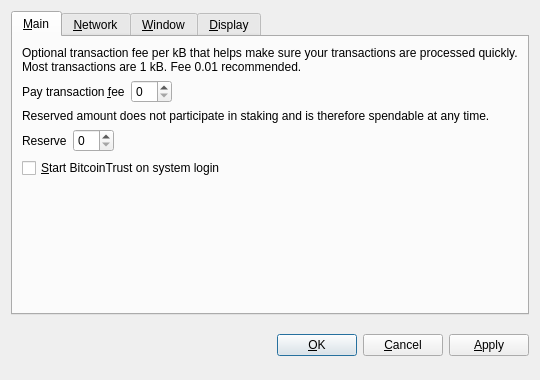
<?xml version="1.0" encoding="UTF-8"?>
<ui version="4.0">
 <class>OptionsDialog</class>
 <widget class="QDialog" name="OptionsDialog">
  <property name="geometry">
   <rect>
    <x>0</x>
    <y>0</y>
    <width>540</width>
    <height>380</height>
   </rect>
  </property>
  <property name="windowTitle">
   <string>Options</string>
  </property>
  <property name="modal">
   <bool>true</bool>
  </property>
  <layout class="QVBoxLayout" name="verticalLayout">
   <item>
    <widget class="QTabWidget" name="tabWidget">
     <property name="tabPosition">
      <enum>QTabWidget::North</enum>
     </property>
     <property name="currentIndex">
      <number>0</number>
     </property>
     <widget class="QWidget" name="tabMain">
      <attribute name="title">
       <string>&amp;Main</string>
      </attribute>
      <layout class="QVBoxLayout" name="verticalLayout_Main">
       <item>
        <widget class="QLabel" name="transactionFeeInfoLabel">
         <property name="text">
          <string>Optional transaction fee per kB that helps make sure your transactions are processed quickly. Most transactions are 1 kB. Fee 0.01 recommended.</string>
         </property>
         <property name="textFormat">
          <enum>Qt::PlainText</enum>
         </property>
         <property name="wordWrap">
          <bool>true</bool>
         </property>
        </widget>
       </item>
       <item>
        <layout class="QHBoxLayout" name="horizontalLayoutFee">
         <item>
          <widget class="QLabel" name="transactionFeeLabel">
           <property name="text">
            <string>Pay transaction &amp;fee</string>
           </property>
           <property name="textFormat">
            <enum>Qt::PlainText</enum>
           </property>
           <property name="buddy">
            <cstring>transactionFee</cstring>
           </property>
          </widget>
         </item>
         <item>
          <widget class="BitcoinAmountField" name="transactionFee"/>
         </item>
         <item>
          <spacer name="horizontalSpacerFee">
           <property name="orientation">
            <enum>Qt::Horizontal</enum>
           </property>
           <property name="sizeHint" stdset="0">
            <size>
             <width>40</width>
             <height>20</height>
            </size>
           </property>
          </spacer>
         </item>
        </layout>
       </item>
       <item>
        <widget class="QLabel" name="reserveBalanceInfoLabel">
         <property name="text">
          <string>Reserved amount does not participate in staking and is therefore spendable at any time.</string>
         </property>
         <property name="textFormat">
          <enum>Qt::PlainText</enum>
         </property>
         <property name="wordWrap">
          <bool>true</bool>
         </property>
        </widget>
       </item>
       <item>
        <layout class="QHBoxLayout" name="horizontalLayoutReserveBalance">
         <item>
          <widget class="QLabel" name="reserveBalanceLabel">
           <property name="text">
            <string>Reserve</string>
           </property>
           <property name="textFormat">
            <enum>Qt::PlainText</enum>
           </property>
           <property name="buddy">
            <cstring>reserveBalance</cstring>
           </property>
          </widget>
         </item>
         <item>
          <widget class="BitcoinAmountField" name="reserveBalance"/>
         </item>
         <item>
          <spacer name="horizontalSpacerReserveBalance">
           <property name="orientation">
            <enum>Qt::Horizontal</enum>
           </property>
           <property name="sizeHint" stdset="0">
            <size>
             <width>40</width>
             <height>20</height>
            </size>
           </property>
          </spacer>
         </item>
        </layout>
       </item>
       <item>
        <widget class="QCheckBox" name="bitcoinAtStartup">
         <property name="toolTip">
          <string>Automatically start BitcoinTrust after logging in to the system.</string>
         </property>
         <property name="text">
          <string>&amp;Start BitcoinTrust on system login</string>
         </property>
        </widget>
       </item>
       <item>
        <spacer name="verticalSpacer_Main">
         <property name="orientation">
          <enum>Qt::Vertical</enum>
         </property>
         <property name="sizeHint" stdset="0">
          <size>
           <width>20</width>
           <height>40</height>
          </size>
         </property>
        </spacer>
       </item>
      </layout>
     </widget>
     <widget class="QWidget" name="tabNetwork">
      <attribute name="title">
       <string>&amp;Network</string>
      </attribute>
      <layout class="QVBoxLayout" name="verticalLayout_Network">
       <item>
        <widget class="QCheckBox" name="mapPortUpnp">
         <property name="toolTip">
          <string>Automatically open the BitcoinTrust client port on the router. This only works when your router supports UPnP and it is enabled.</string>
         </property>
         <property name="text">
          <string>Map port using &amp;UPnP</string>
         </property>
        </widget>
       </item>
       <item>
        <widget class="QCheckBox" name="connectSocks">
         <property name="toolTip">
          <string>Connect to the BitcoinTrust network through a SOCKS5 proxy (e.g. when connecting through Tor).</string>
         </property>
         <property name="text">
          <string>&amp;Connect through SOCKS5 proxy:</string>
         </property>
        </widget>
       </item>
       <item>
        <layout class="QHBoxLayout" name="horizontalLayout_Network">
         <item>
          <widget class="QLabel" name="proxyIpLabel">
           <property name="text">
            <string>Proxy &amp;IP:</string>
           </property>
           <property name="textFormat">
            <enum>Qt::PlainText</enum>
           </property>
           <property name="buddy">
            <cstring>proxyIp</cstring>
           </property>
          </widget>
         </item>
         <item>
          <widget class="QValidatedLineEdit" name="proxyIp">
           <property name="maximumSize">
            <size>
             <width>140</width>
             <height>16777215</height>
            </size>
           </property>
           <property name="toolTip">
            <string>IP address of the proxy (e.g. 127.0.0.1)</string>
           </property>
          </widget>
         </item>
         <item>
          <widget class="QLabel" name="proxyPortLabel">
           <property name="text">
            <string>&amp;Port:</string>
           </property>
           <property name="textFormat">
            <enum>Qt::PlainText</enum>
           </property>
           <property name="buddy">
            <cstring>proxyPort</cstring>
           </property>
          </widget>
         </item>
         <item>
          <widget class="QLineEdit" name="proxyPort">
           <property name="maximumSize">
            <size>
             <width>55</width>
             <height>16777215</height>
            </size>
           </property>
           <property name="toolTip">
            <string>Port of the proxy (e.g. 9050)</string>
           </property>
          </widget>
         </item>
         <item>
          <spacer name="horizontalSpacer_Network">
           <property name="orientation">
            <enum>Qt::Horizontal</enum>
           </property>
           <property name="sizeHint" stdset="0">
            <size>
             <width>40</width>
             <height>20</height>
            </size>
           </property>
          </spacer>
         </item>
        </layout>
       </item>
       <item>
        <spacer name="verticalSpacer_Network">
         <property name="orientation">
          <enum>Qt::Vertical</enum>
         </property>
         <property name="sizeHint" stdset="0">
          <size>
           <width>20</width>
           <height>40</height>
          </size>
         </property>
        </spacer>
       </item>
      </layout>
     </widget>
     <widget class="QWidget" name="tabWindow">
      <attribute name="title">
       <string>&amp;Window</string>
      </attribute>
      <layout class="QVBoxLayout" name="verticalLayout_Window">
       <item>
        <widget class="QCheckBox" name="minimizeToTray">
         <property name="toolTip">
          <string>Show only a tray icon after minimizing the window.</string>
         </property>
         <property name="text">
          <string>&amp;Minimize to the tray instead of the taskbar</string>
         </property>
        </widget>
       </item>
       <item>
        <widget class="QCheckBox" name="minimizeOnClose">
         <property name="toolTip">
          <string>Minimize instead of exit the application when the window is closed. When this option is enabled, the application will be closed only after selecting Quit in the menu.</string>
         </property>
         <property name="text">
          <string>M&amp;inimize on close</string>
         </property>
        </widget>
       </item>
       <item>
        <spacer name="verticalSpacer_Window">
         <property name="orientation">
          <enum>Qt::Vertical</enum>
         </property>
         <property name="sizeHint" stdset="0">
          <size>
           <width>20</width>
           <height>40</height>
          </size>
         </property>
        </spacer>
       </item>
      </layout>
     </widget>
     <widget class="QWidget" name="tabDisplay">
      <attribute name="title">
       <string>&amp;Display</string>
      </attribute>
      <layout class="QVBoxLayout" name="verticalLayout_Display">
       <item>
        <layout class="QHBoxLayout" name="horizontalLayout_1_Display">
         <item>
          <widget class="QLabel" name="langLabel">
           <property name="text">
            <string>User Interface &amp;language:</string>
           </property>
           <property name="textFormat">
            <enum>Qt::PlainText</enum>
           </property>
           <property name="buddy">
            <cstring>lang</cstring>
           </property>
          </widget>
         </item>
         <item>
          <widget class="QValueComboBox" name="lang">
           <property name="toolTip">
            <string>The user interface language can be set here. This setting will take effect after restarting BitcoinTrust.</string>
           </property>
          </widget>
         </item>
        </layout>
       </item>
       <item>
        <layout class="QHBoxLayout" name="horizontalLayout_2_Display">
         <item>
          <widget class="QLabel" name="unitLabel">
           <property name="text">
            <string>&amp;Unit to show amounts in:</string>
           </property>
           <property name="textFormat">
            <enum>Qt::PlainText</enum>
           </property>
           <property name="buddy">
            <cstring>unit</cstring>
           </property>
          </widget>
         </item>
         <item>
          <widget class="QValueComboBox" name="unit">
           <property name="toolTip">
            <string>Choose the default subdivision unit to show in the interface and when sending coins.</string>
           </property>
          </widget>
         </item>
        </layout>
       </item>
       <item>
        <widget class="QCheckBox" name="coinControlFeatures">
         <property name="toolTip">
          <string>Whether to show coin control features or not.</string>
         </property>
         <property name="text">
          <string>Display coin &amp;control features (experts only!)</string>
         </property>
        </widget>
       </item>
       <item>
        <widget class="QCheckBox" name="useBlackTheme">
         <property name="text">
          <string>Use black visual theme (requires restart)</string>
         </property>
        </widget>
       </item>
       <item>
        <spacer name="verticalSpacer_Display">
         <property name="orientation">
          <enum>Qt::Vertical</enum>
         </property>
         <property name="sizeHint" stdset="0">
          <size>
           <width>20</width>
           <height>40</height>
          </size>
         </property>
        </spacer>
       </item>
      </layout>
     </widget>
    </widget>
   </item>
   <item>
    <layout class="QHBoxLayout" name="horizontalLayout_Buttons">
     <item>
      <spacer name="horizontalSpacer_1">
       <property name="orientation">
        <enum>Qt::Horizontal</enum>
       </property>
       <property name="sizeHint" stdset="0">
        <size>
         <width>40</width>
         <height>48</height>
        </size>
       </property>
      </spacer>
     </item>
     <item>
      <widget class="QLabel" name="statusLabel">
       <property name="font">
        <font>
         <weight>75</weight>
         <bold>true</bold>
        </font>
       </property>
       <property name="text">
        <string/>
       </property>
       <property name="textFormat">
        <enum>Qt::PlainText</enum>
       </property>
       <property name="wordWrap">
        <bool>true</bool>
       </property>
      </widget>
     </item>
     <item>
      <spacer name="horizontalSpacer_2">
       <property name="orientation">
        <enum>Qt::Horizontal</enum>
       </property>
       <property name="sizeHint" stdset="0">
        <size>
         <width>40</width>
         <height>48</height>
        </size>
       </property>
      </spacer>
     </item>
     <item>
      <widget class="QPushButton" name="okButton">
       <property name="text">
        <string>&amp;OK</string>
       </property>
      </widget>
     </item>
     <item>
      <widget class="QPushButton" name="cancelButton">
       <property name="text">
        <string>&amp;Cancel</string>
       </property>
       <property name="autoDefault">
        <bool>false</bool>
       </property>
      </widget>
     </item>
     <item>
      <widget class="QPushButton" name="applyButton">
       <property name="text">
        <string>&amp;Apply</string>
       </property>
       <property name="autoDefault">
        <bool>false</bool>
       </property>
      </widget>
     </item>
    </layout>
   </item>
  </layout>
 </widget>
 <customwidgets>
  <customwidget>
   <class>BitcoinAmountField</class>
   <extends>QSpinBox</extends>
   <header>bitcoinamountfield.h</header>
  </customwidget>
  <customwidget>
   <class>QValueComboBox</class>
   <extends>QComboBox</extends>
   <header>qvaluecombobox.h</header>
  </customwidget>
  <customwidget>
   <class>QValidatedLineEdit</class>
   <extends>QLineEdit</extends>
   <header>qvalidatedlineedit.h</header>
  </customwidget>
 </customwidgets>
 <resources/>
 <connections/>
</ui>
